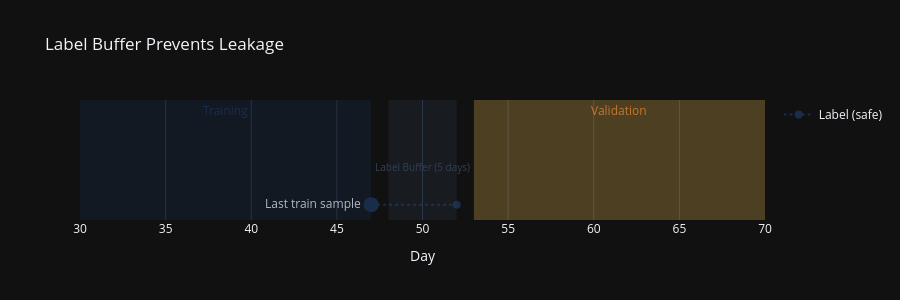

The notebook cell this image was saved under:
### Markdown cell above
### The Solution: Label Buffer (Purge Gap)

End training at least $h$ samples before validation starts, where $h$ is the
label horizon. López de Prado (2018) calls this **purging**.

$$\text{Training End} \leq \text{Validation Start} - h$$

### Code cell
fig = go.Figure()

fig.add_vrect(x0=30, x1=47, fillcolor=COLORS["slate"], opacity=0.3, line_width=0)
fig.add_annotation(
    x=38.5, y=0.8, text="Training", showarrow=False, font=dict(size=12, color=COLORS["slate"])
)

fig.add_vrect(x0=48, x1=52, fillcolor=COLORS["neutral"], opacity=0.2, line_width=0)
fig.add_annotation(
    x=50,
    y=0.5,
    text="Label Buffer\n(5 days)",
    showarrow=False,
    font=dict(size=10, color=COLORS["neutral"]),
)

fig.add_vrect(x0=53, x1=70, fillcolor=COLORS["amber"], opacity=0.3, line_width=0)
fig.add_annotation(
    x=61.5, y=0.8, text="Validation", showarrow=False, font=dict(size=12, color=COLORS["copper"])
)

fig.add_trace(
    go.Scatter(
        x=[47],
        y=[0.3],
        mode="markers+text",
        marker=dict(size=15, color=COLORS["slate"]),
        text=["Last train sample"],
        textposition="middle left",
        name="Training",
        showlegend=False,
    )
)
fig.add_trace(
    go.Scatter(
        x=[47, 52],
        y=[0.3, 0.3],
        mode="lines+markers",
        line=dict(color=COLORS["slate"], width=2, dash="dot"),
        marker=dict(size=8),
        name="Label (safe)",
    )
)

fig.update_layout(
    title="Label Buffer Prevents Leakage",
    xaxis_title="Day",
    yaxis_visible=False,
    height=300,
    showlegend=True,
)
fig.show()

### Figure 1 — Plotly figure (JSON) as saved in the notebook; plotly's stock layout.template omitted (floating-point values rounded to 4 significant figures)
{"data": [{"marker": {"color": "#1a2d4a", "size": 15}, "mode": "markers+text", "name": "Training", "showlegend": false, "text": ["Last train sample"], "textposition": "middle left", "x": [47], "y": [0.3], "type": "scatter"}, {"line": {"color": "#1a2d4a", "dash": "dot", "width": 2}, "marker": {"size": 8}, "mode": "lines+markers", "name": "Label (safe)", "x": [47, 52], "y": [0.3, 0.3], "type": "scatter"}], "layout": {"shapes": [{"fillcolor": "#1a2d4a", "line": {"width": 0}, "opacity": 0.3, "type": "rect", "x0": 30, "x1": 47, "xref": "x", "y0": 0, "y1": 1, "yref": "y domain"}, {"fillcolor": "#334155", "line": {"width": 0}, "opacity": 0.2, "type": "rect", "x0": 48, "x1": 52, "xref": "x", "y0": 0, "y1": 1, "yref": "y domain"}, {"fillcolor": "#D4A84B", "line": {"width": 0}, "opacity": 0.3, "type": "rect", "x0": 53, "x1": 70, "xref": "x", "y0": 0, "y1": 1, "yref": "y domain"}], "annotations": [{"font": {"color": "#1a2d4a", "size": 12}, "showarrow": false, "text": "Training", "x": 38.5, "y": 0.8}, {"font": {"color": "#334155", "size": 10}, "showarrow": false, "text": "Label Buffer\n(5 days)", "x": 50, "y": 0.5}, {"font": {"color": "#C87533", "size": 12}, "showarrow": false, "text": "Validation", "x": 61.5, "y": 0.8}], "yaxis": {"visible": false}, "title": {"text": "Label Buffer Prevents Leakage"}, "xaxis": {"title": {"text": "Day"}}, "height": 300, "showlegend": true}}
